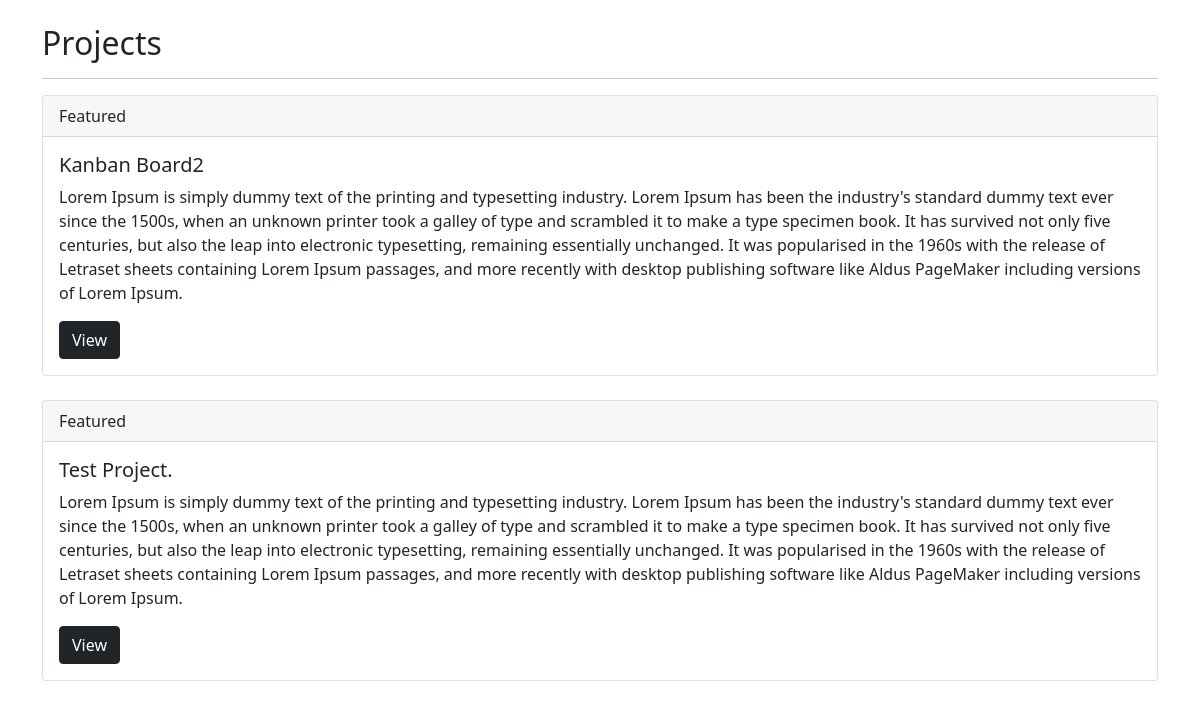
The page / on the database its author committed.
### kanban_board/models.py (models this page shows)
class Project(models.Model):
    title = models.CharField(max_length=200)
    description = models.TextField(max_length=5000)
    created = models.DateTimeField(auto_now_add=True)
    id = models.UUIDField(default=uuid.uuid4, unique=True, primary_key=True, editable=False)
    def __str__(self) -> str:
        return self.title
    class Meta:
        ordering = ['-created']

### kanban_board/views.py (the view)
# urls.py: 2. Add a URL to urlpatterns:  path('', Home.as_view(), name='home')
def Home(request):
    projects = Project.objects.all()
    context = {"projects": projects}
    return render(request, "kanban_board/home.html", context)

### kanban_board/templates/kanban_board/home.html
{% extends 'base.html' %}
{% block content %}
    <br>
    <div class="container">
        <h2>Projects</h2>
        <hr>
        {% for project in projects %}
        <div class="card">
            <div class="card-header">
              Featured
            </div>
            <div class="card-body">
              <h5 class="card-title">{{ project }}</h5>
              <p class="card-text">{{ project.description }}</p>
              <a href="{% url 'view_project' project.id %}" class="btn btn-dark">View</a>
            </div>
        </div>
        <br>
        {% endfor %}
    </div>
{% endblock content %}

### templates/base.html (shortened to what this page needs)
{% load static %}
<!DOCTYPE html>
<html lang="en">
<head>
    <link href="https://cdn.jsdelivr.net/npm/bootstrap@5.1.3/dist/css/bootstrap.min.css" rel="stylesheet">
    <link rel="stylesheet" href="{% static 'css/main.css' %}">
</head>
<body>
    {% block content %}
    {% endblock content %}
</body>
</html>

### rows shown on the page
Project: title "Kanban Board2", description "Lorem Ipsum is simply dummy text of the printing and typesetting industry. Lorem Ipsum has been the industry's standard dummy text ever since the 1500s, when an unknown printer took a galley of type and scrambled it to make a type specimen book. It has survived not only five centuries, but also the leap into electronic typesetting, remaining essentially unchanged. It was popularised in the 1960s with the release of Letraset sheets containing Lorem Ipsum passages, and more recently with desktop publishing software like Aldus PageMaker including versions of Lorem Ipsum."
Project: title "Test Project.", description "Lorem Ipsum is simply dummy text of the printing and typesetting industry. Lorem Ipsum has been the industry's standard dummy text ever since the 1500s, when an unknown printer took a galley of type and scrambled it to make a type specimen book. It has survived not only five centuries, but also the leap into electronic typesetting, remaining essentially unchanged. It was popularised in the 1960s with the release of Letraset sheets containing Lorem Ipsum passages, and more recently with desktop publishing software like Aldus PageMaker including versions of Lorem Ipsum."
